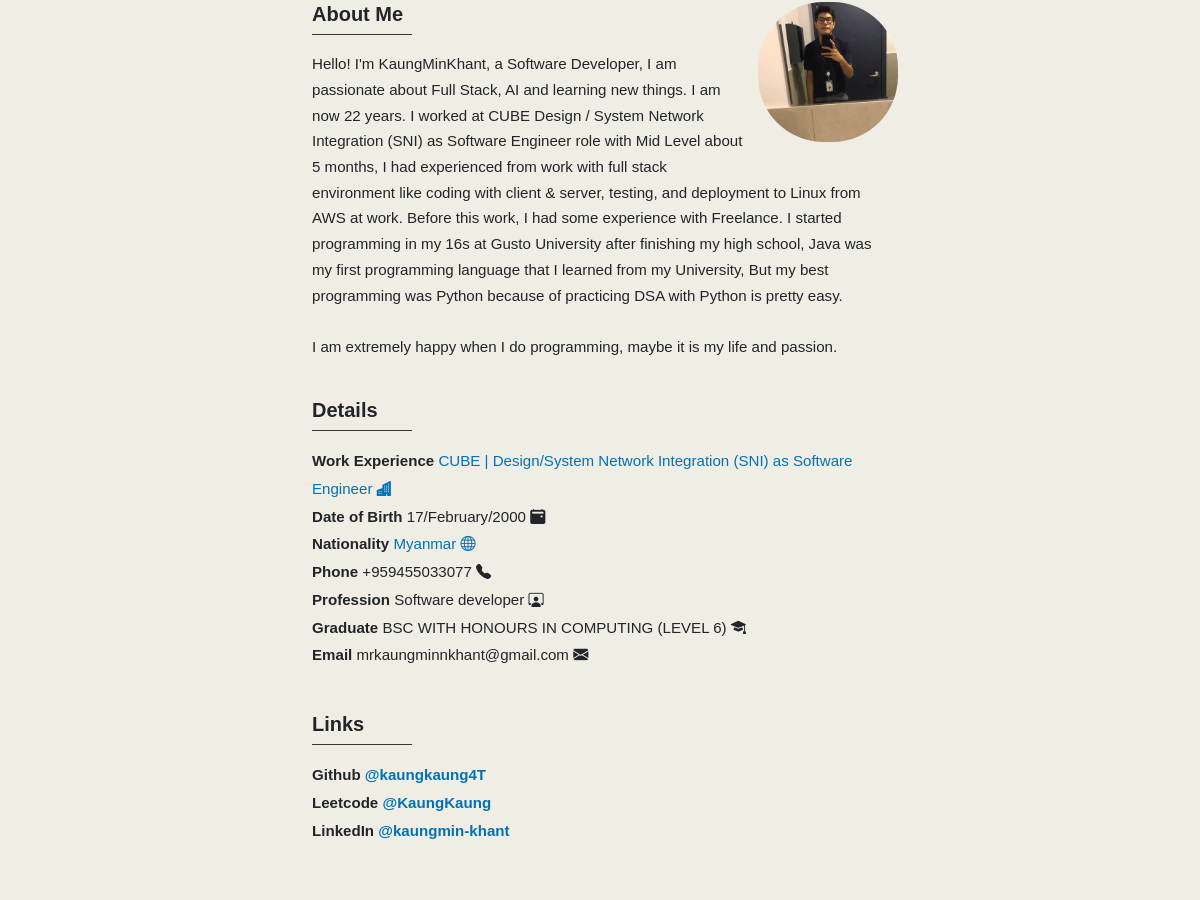
Before: / (middle part) with the older database file.
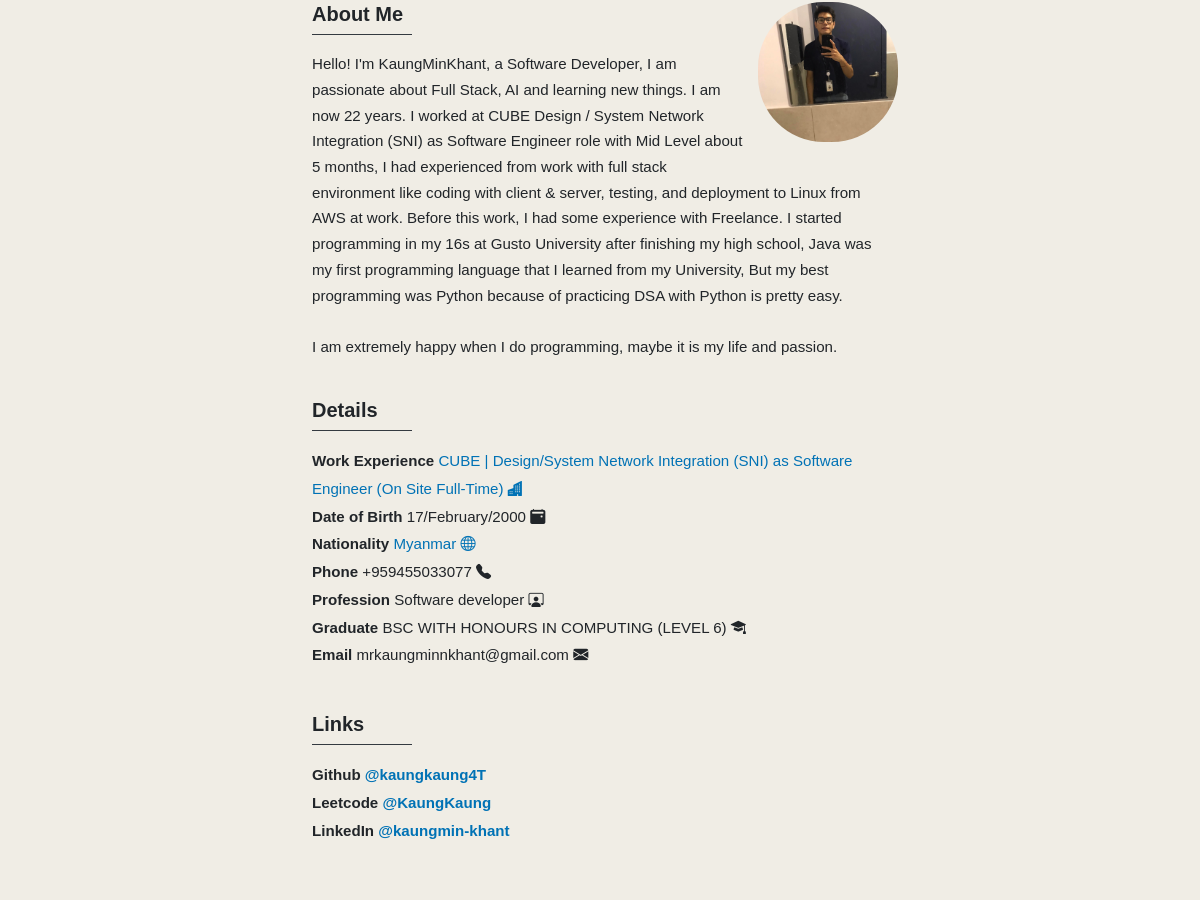
After: the same page with the newer database file.
### display/models.py (models this page shows, shortened)
class About(models.Model):
    user = models.ForeignKey(Profile, default=None, on_delete=models.CASCADE)
    about = models.TextField()
    conclusion = models.CharField(max_length=255)
    dob = models.CharField(max_length=255)
    nation = models.CharField(max_length=255)
    phone = models.CharField(max_length=255)
    profession = models.CharField(max_length=255)
    email = models.CharField(max_length=255)
    github = models.CharField(max_length=255, null=True, blank=True)
    leet = models.CharField(max_length=255, null=True, blank=True)
    linked = models.CharField(max_length=255, null=True, blank=True)
    graduate = models.CharField(max_length=255, null=True, blank=True)
    nation_url = models.URLField(null=True, blank=True)
    work = models.CharField(max_length=255, null=True, blank=True)
    work_url = models.URLField(null=True, blank=True)

class Profile(AbstractUser):
    image = models.ImageField(upload_to='media')

### display/views.py (the view, shortened to what this page needs)
# urls.py: 2. Add a URL to urlpatterns:  path('', views.home, name='home')
def home(request):
    about = About.objects.all()
    return render(request, "index.html",
                 {"About":about})

### template/index.html (shortened to what this page needs)
{% extends 'main.html' %}
{% block content %}
{% include 'chain.html' %}
{% load static %}
<link rel="stylesheet" href="{% static 'style.css' %}">
{% include 'profile.html' %}
<html>
<head>
</head>
<body>
            {% for about in About %}
    <div class="context" style="width:48%;font-size:15.1px;">
        <br><br>
<div class="image_div" style="">
    <a href="{{ about.user.image.url }}" target="_blank">
    <img class="image about" src="{{ about.user.image.url }}" alt="">
        </a>
        </div>
    <div class="about" style="margin:auto;max-width:590px;">
            <h5><b>About Me</b></h5>
        <legend class="border-bottom border-dark mb-3" style="width:100px;"></legend>
        <p style="font-size:15.1px;line-height: 25.7px;">
            {{ about.about }}
            <br><br>
            {{ about.conclusion }}
        </p>
    </div>
        <br>
        <div class="about" style="font-size:15.1px;margin:auto;max-width:590px;">
        <h5><b>Details</b></h5>
        <legend class="border-bottom border-dark mb-3" style="width:100px;"></legend>
            <ul class="nav flex-column" style="line-height: 27.7px;">
                            <li class="nav-item"><b>Work Experience</b> <a class="plink" href="{{ about.work_url }}" target="_blank" style="color:#0072B5;text-decoration:none;">{{about.work}} <i class="bi bi-buildings-fill"></i><a></li>
                        <li class="nav-item"><b>Date of Birth</b> {{about.dob}} <i class="bi bi-calendar2-event-fill"></i></li>
                       <li class="nav-item"><b>Nationality</b> <a class="plink" href="{{about.nation_url}}" target="_blank" style="color:#0072B5;text-decoration:none;">{{about.nation}} <i class="bi bi-globe"></i></a></li>
                     <li class="nav-item"><b>Phone</b> {{about.phone}} <i class="bi bi-telephone-fill"></i></li>
                   <li class="nav-item"><b>Profession</b> {{about.profession}} <i class="bi bi-person-workspace"></i></li>
                <li class="nav-item"><b>Graduate</b> {{about.graduate}} <i class="bi bi-mortarboard-fill"></i></li>
              <li class="nav-item"><b>Email</b> {{about.email}} <i class="bi bi-envelope-fill"></i></li>
            </ul>
            <div style="height:43.5px;"></div>
            <h5><b>Links</b></h5>
        <legend class="border-bottom border-dark mb-3" style="width:100px;"></legend>
                    <ul class="nav flex-column" style="line-height: 27.7px;">
        <li class="nav-item"><b>Github <a class="plink" style="color:#0072B5;" href="{{about.github}}" target="_blank">@kaungkaung4T</a></b></li>
        <li class="nav-item"><b>Leetcode <a class="plink" style="color:#0072B5;" href="{{about.leet}}" target="_blank">@KaungKaung</a></b></li>
        <li class="nav-item"><b>LinkedIn <a class="plink" style="color:#0072B5;" href="{{about.linked}}" target="_blank">@kaungmin-khant</a></b></li>
            </ul>
        </div>
    </div>
                {% endfor %}
</body>
</html>
{% endblock %}

Changed rows visible on the page:
changed About "I am extremely happy when I do programming, maybe it is my life and passion.": work "CUBE | Design/System Network Integration (SNI) as Software Engineer" → "CUBE | Design/System Network Integration (SNI) as Software Engineer (On Site Full-Time)"
